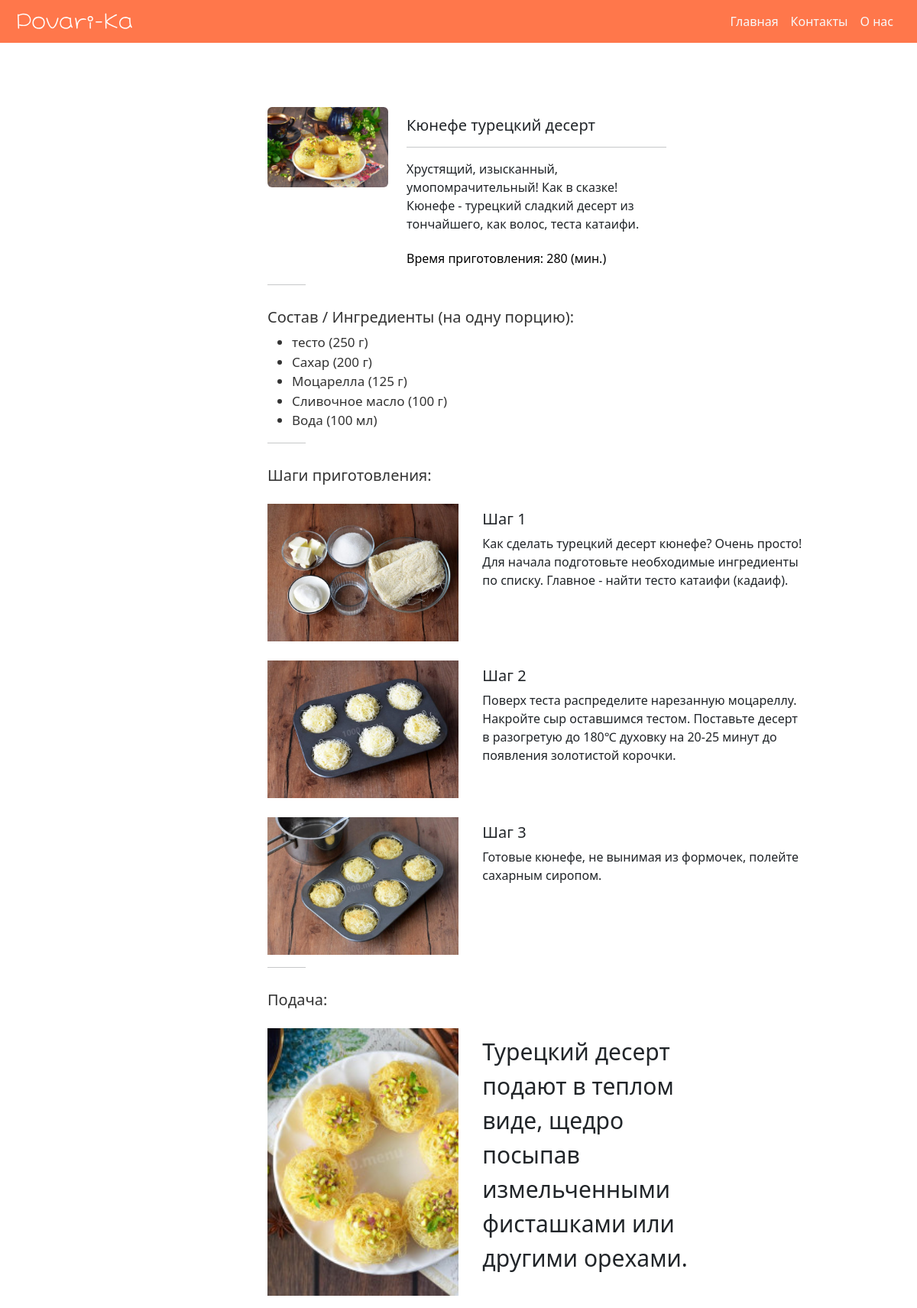
The page /recipe/10 on the database its author committed.
### recipes/models.py (models this page shows, shortened)
class Recipe(models.Model):
    category = models.CharField(max_length=15, choices=CATEGORY_CHOICES, default='')
    name = models.CharField(max_length=250, default='', unique=True)
    description = models.CharField(max_length=150, default='')
    image = models.ImageField(upload_to='images', blank=True, null=True, default='Recipe Image')
    cooking_time = models.IntegerField(null=True)

class Ingredient(models.Model):
    recipe = models.ForeignKey(Recipe, on_delete = models.CASCADE)
    ingredient = models.CharField(max_length=500)
    amount_ingredient = models.CharField(max_length=15, default='')

class Step(models.Model):
    recipe = models.ForeignKey(Recipe, on_delete = models.CASCADE)
    step_number = models.IntegerField()
    description = models.CharField(max_length=230)
    image = models.ImageField(upload_to='images', default='')

class Serving(models.Model):
    recipe = models.ForeignKey(Recipe, on_delete = models.CASCADE, default='')
    description = models.CharField(max_length=106)
    image = models.ImageField(upload_to='images', default='')

### recipes/views.py (the view)
# urls.py: path('recipe/<int:id>', views.recipe, name='recipe'),
def recipe(request, id):
    template = loader.get_template('recipe.html')
    recipe_choices = Recipe.objects.get(id=id)
    ingredients = Ingredient.objects.all().filter(recipe = id)
    steps = Step.objects.all().filter(recipe = id)
    serving = Serving.objects.get(recipe = id)
    context = {
        'recipe_choices': recipe_choices,
        'ingredients': ingredients,
        'steps': steps,
        'serving': serving,
    }
    return HttpResponse(template.render(context, request))

### recipes/templates/recipe.html (shortened to what this page needs)
{% extends "master.html" %}
{% load static %}
{% block css %}
<link rel="stylesheet" href="{% static 'css/recipe.css' %}">
{% endblock %}
{% block content %}
    <div class="hero-block">
        <div class="row">
            <div class="col-md-10">
                <div class="row bg-white rounded">
                    <div class="col-md-3 mt-1">
                        <img class="hero-image img-fluid img-responsive rounded product-image" src="{{ recipe_choices.image.url }}">
                    </div>
                    <div class="hero-text col-md-6 mt-3">
                        <h5>{{ recipe_choices.name|lower|capfirst }}</h5>
                        <hr>
                        <p class="text-justify para mb-0">{{ recipe_choices.description }}<br><br></p>
                        <h6 class="cooking-time">Время приготовления: {{ recipe_choices.cooking_time }} (мин.)</h6>
                    </div>
                </div>
            </div>
        </div>
        <hr class="hr-recipe">
        <h1 class="ingredients-title">Состав / Ингредиенты (на одну порцию):</h1>
        <ul class="ingredients-list">
            {% for x in ingredients %}
                <li class="ingredient">{{ x.ingredient }} ({{ x.amount_ingredient }})</li>
            {% endfor %}
        </ul>
        <hr class="hr-recipe">
        <h1 class="ingredients-title">Шаги приготовления:</h1>
        {% for x in steps %}
            <div class="steps mb-3" style="max-width: 700px;">
                <div class="row no-gutters">
                    <div class="col-md-4">
                        <img class="step-image" src="{{ x.image.url }}" alt="...">
                    </div>
                    <div class="col-md-8">
                        <div class="card-body">
                            <h5 class="card-title">Шаг {{ x.step_number }}</h5>
                            <p class="card-text">{{ x.description }}</p>
                        </div>
                    </div>
                </div>
            </div>
        {% endfor %}
        <hr class="hr-recipe">
        <h1 class="ingredients-title">Подача:</h1>
        <div class="steps mb-3" style="max-width: 700px;">
            <div class="row no-gutters">
                <div class="col-md-4">
                    <img class="serving-image" src="{{ serving.image.url }}" alt="...">
                </div>
                <div class="col-md-8">
                    <div class="serving-card-body">
                        <p class="card-title">{{ serving.description }}</p>
                    </div>
                </div>
            </div>
        </div>
    </div>
{% endblock %}

### static/css/global.css (style rules this page uses)
body { background-color: #EFE7DC; }

### static/css/recipe.css (style rules this page uses)
.hero-block { margin-top: 80px; margin-left: 350px; }
.hero-image { height: 250px; width: 250px; object-fit: cover; }
.hero-text { margin-left: 0px; }
.cooking-time { color: #000000; }
.ingredients-title { margin-top: 30px; font-size: 20px; color: #333333; }
.ingredient { font-size: 17px; color: #333333; }
.steps { margin-top: 25px; }
.step-image { height: 180px; width: 250px; object-fit: cover; }
.card-body { margin-top: 8px; margin-left: 40px; }
.card-text { margin-top: 8px; }
.serving-card-body { margin-top: 8px; margin-left: 40px; width: 280px; font-weight: 300; font-size: 30px; }
.serving-image { height: 350px; width: 250px; object-fit: cover; }
.hr-recipe { width: 50px; }

### rows shown on the page
Recipe: image (picture), name "Кюнефе турецкий десерт", description "Хрустящий, изысканный, умопомрачительный! Как в сказке! Кюнефе - турецкий сладкий десерт из тончайшего, как волос, теста катаифи.", cooking_time "280"
Ingredient: ingredient "тесто", amount_ingredient "250 г"
Ingredient: ingredient "Сахар", amount_ingredient "200 г"
Ingredient: ingredient "Моцарелла", amount_ingredient "125 г"
Ingredient: ingredient "Сливочное масло", amount_ingredient "100 г"
Ingredient: ingredient "Вода", amount_ingredient "100 мл"
Step: image (picture), step_number "1", description "Как сделать турецкий десерт кюнефе? Очень просто! Для начала подготовьте необходимые ингредиенты по списку. Главное - найти тесто катаифи (кадаиф)."
Step: image (picture), step_number "2", description "Поверх теста распределите нарезанную моцареллу. Накройте сыр оставшимся тестом. Поставьте десерт в разогретую до 180℃ духовку на 20-25 минут до появления золотистой корочки."
Step: image (picture), step_number "3", description "Готовые кюнефе, не вынимая из формочек, полейте сахарным сиропом."
Serving: image (picture), description "Турецкий десерт подают в теплом виде, щедро посыпав измельченными фисташками или другими орехами."
